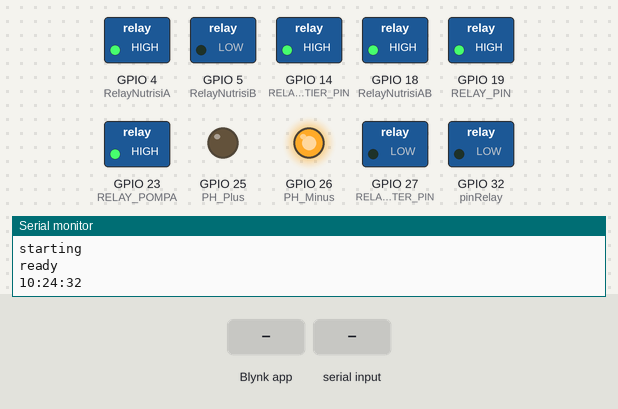
This sketch was run on a simulated ESP32. On the bench: switched loads named in the sketch (green lamp = pin HIGH), output pins drawn as LEDs (lit = HIGH), the last lines printed to the serial monitor. Inputs (shaded band) come from the test bench. WiFi joins after 1.5 s; servers stay silent unless stated; network time is answered at once with the bench clock; the local clock reads 2024-03-15 10:24:30 at power-on unless the sketch sets it.

Above: at 3.0 s.
3.1 s: Blynk app writes 0 to V4
At 4.2 s:
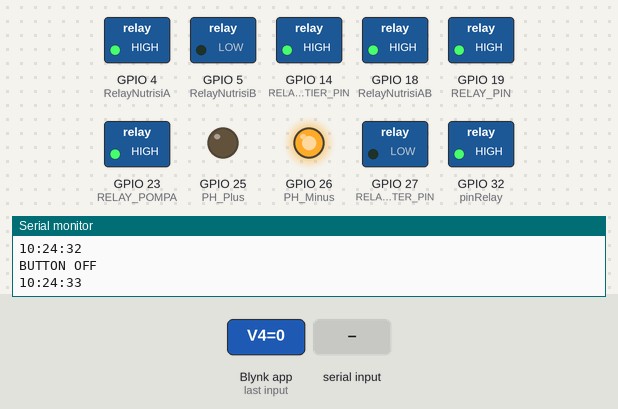
4.6 s: Blynk app writes 1 to V4
At 7.2 s:
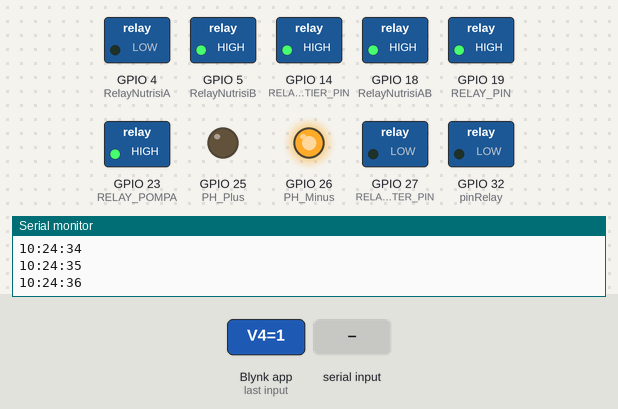
7.6 s: Blynk app writes 1 to V10
At 8.8 s:
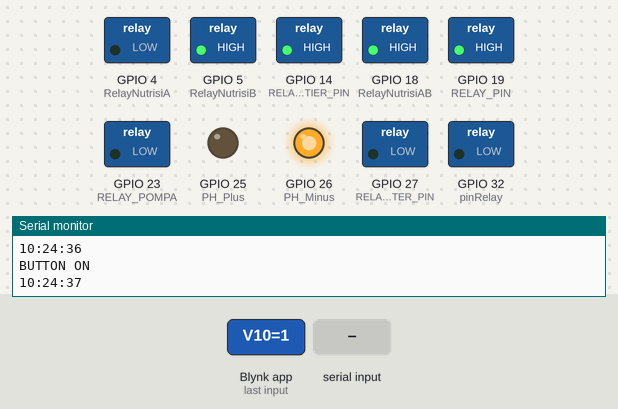
9.1 s: Blynk app writes 0 to V10
At 12.0 s:
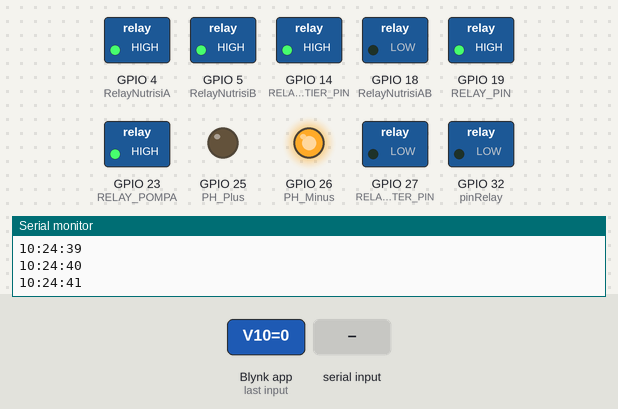
12.1 s: "A90\n" received over Serial
13.6 s: "B90\n" received over Serial
At 14.6 s:
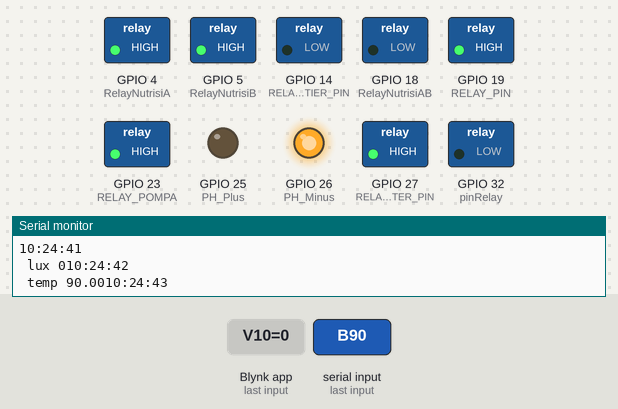
Timing chart, 0 to 23.3 s (numbered marks = the images above; inputs shaded):
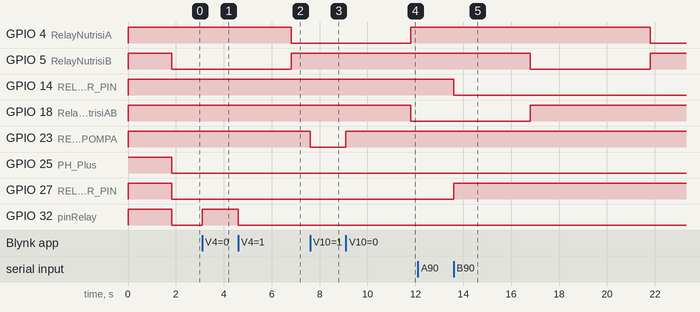

The sketch:

esp32_bFinal.ino
```cpp
#define BLYNK_PRINT Serial
#include <WiFi.h>
#include <WiFiClient.h>
#include <BlynkSimpleEsp32.h>
BlynkTimer timer;

#include <WiFiUdp.h>
#include <NTPClient.h>
const long utcOffsetInSeconds = 25200;
// Define NTP Client to get time
WiFiUDP ntpUDP;
NTPClient timeClient(ntpUDP, "id.pool.ntp.org", utcOffsetInSeconds);


char auth[] = "tRHhVCzZrZkCPWKzf4tR6Y4fo8vps4tX";
char ssid[] = "Salam Sukses";
char pass[] = "sumuaph13";

int lux;
float temperature;
float phValue;
float tdsValue;
float distance_cm;

int jam,menit,detik;

int PH_Plus = 25;
int PH_Minus = 26;

const int RelayNutrisiA = 4;
const int RelayNutrisiB = 5;
const int RelayNutrisiAB = 18;

const int RELAY_PELTIER_PIN = 14;
const int RELAY_HEATER_PIN = 27;

const int pinRelay = 32;   // definisikan Relay pada pin digital 32

const int RELAY_POMPA = 23;
const int RELAY_PIN = 19;

// baca slider
BLYNK_WRITE(V4){
  int pinValue = param.asInt();
  if(pinValue==1){
    Serial.println("BUTTON ON");
    digitalWrite(pinRelay,LOW);
  }
  if(pinValue==0){
    Serial.println("BUTTON OFF");
    digitalWrite(pinRelay,HIGH);
  }
}

BLYNK_WRITE(V10){
  int pinPompa = param.asInt();
  if(pinPompa==1){
    Serial.println("BUTTON ON");
    digitalWrite(RELAY_POMPA,LOW);
  }
  if(pinPompa==0){
    Serial.println("BUTTON OFF");
    digitalWrite(RELAY_POMPA,HIGH);
  }
}

int mytimer=0;
WidgetLCD lcd(V5);
void tasktimer(){
  Blynk.virtualWrite(V0, phValue);
  Blynk.virtualWrite(V1, tdsValue);
  Blynk.virtualWrite(V3, temperature);
  Blynk.virtualWrite(V2, lux);
  Blynk.virtualWrite(V11, distance_cm);

  Blynk.virtualWrite(V20, phValue);
  Blynk.virtualWrite(V21, tdsValue);
  Blynk.virtualWrite(V22, temperature);
  Blynk.virtualWrite(V23, lux);

  Serial.print(jam);
  Serial.print(":");
  Serial.print(menit);
  Serial.print(":");
  Serial.println(detik);

  lcd.clear();
  lcd.print(4, 0, String(jam)+":"+String(menit)+":"+String(detik));
  if(tdsValue < 1050) mytimer++;
}

void setup() {
  pinMode(PH_Plus, OUTPUT);
  pinMode(PH_Minus, OUTPUT);
  pinMode(RelayNutrisiA, OUTPUT);
  pinMode(RelayNutrisiB, OUTPUT);
  pinMode(RelayNutrisiAB, OUTPUT);
  pinMode(RELAY_PELTIER_PIN, OUTPUT);
  pinMode(RELAY_HEATER_PIN, OUTPUT);
  pinMode(pinRelay, OUTPUT);     // definisikan pinRelay sebagai OUTPUT
  pinMode(RELAY_POMPA, OUTPUT);
  pinMode(RELAY_PIN, OUTPUT); // set ESP32 pin to output mode

  digitalWrite(PH_Plus, HIGH);
  digitalWrite(PH_Minus, HIGH);
  digitalWrite(RelayNutrisiA, HIGH);
  digitalWrite(RelayNutrisiB, HIGH);
  digitalWrite(RelayNutrisiAB, HIGH);
  digitalWrite(RELAY_PELTIER_PIN, HIGH);
  digitalWrite(RELAY_HEATER_PIN, HIGH);
  digitalWrite(pinRelay, HIGH);     // definisikan pinRelay sebagai OUTPUT
  digitalWrite(RELAY_POMPA, HIGH);
  digitalWrite(RELAY_PIN, HIGH); // set ESP32 pin to output mode

  Serial2.begin(9600);
  Serial.begin(9600);
  Serial.println("starting");

  Blynk.begin(auth, ssid, pass);
  timer.setInterval(1000, tasktimer); // setting timer per detik
  timeClient.begin();
  Serial.println("ready");

}

String in="";
int lock=0;
void loop() {
  Blynk.run();
  timer.run();
  timeClient.update();

  jam = timeClient.getHours();
  menit = timeClient.getMinutes();
  detik = timeClient.getSeconds();

  if(Serial.available()){
  char c = Serial.read();
  if(isDigit(c) || c=='.' || c=='-') in+=c;
  if(c==' ') in="";

  if(c=='A'){
    lux = in.toFloat();
    in = "";
    Serial.print(" lux ");
    Serial.print(lux);
  }

  if(c=='B'){
    temperature = in.toFloat();
    in = "";
    Serial.print(" temp ");
    Serial.print(temperature);
  }

  if(c=='C'){
    phValue = in.toFloat();
    in = "";
    Serial.print(" ph ");
    Serial.print(phValue);
  }

  if(c=='D'){
    tdsValue = in.toFloat();
    in = "";
    Serial.print(" tds ");
    Serial.print(tdsValue);
  }

  if(c=='E'){
    distance_cm = in.toFloat();
    in = "";
    Serial.print(" jarak ");
    Serial.println(distance_cm);
  }

 }

    if(distance_cm < 9){

    //LOGIKA PH-------------------------------------------
    if ((phValue >= 6.0) && (phValue <= 7.0)) {
       digitalWrite (PH_Plus,  HIGH);  //Perintah Mematikan Pompa UP
       digitalWrite (PH_Minus, HIGH);  //Perintah Mematikan Pompa DOWN

    }
    if (phValue < 6.0) {
      digitalWrite (PH_Plus,  LOW);//Perintah Menyalakan Pompa PH UP
      digitalWrite (PH_Minus, HIGH);//Perintah Mematikan Pompa PH DOWN

    }
    if (phValue > 7.0) {
      digitalWrite (PH_Plus,  HIGH);//Perintah Mematikan Pompa PH UP
      digitalWrite (PH_Minus, LOW);//Perintah Menyalakan Pompa PH DOWN

    }


    if(tdsValue < 1050){

      if(mytimer < 5){
    digitalWrite(RelayNutrisiB,LOW);
    digitalWrite(RelayNutrisiA,HIGH);
    digitalWrite(RelayNutrisiAB,HIGH);
      }

      if(mytimer >= 5 && mytimer < 10){
    digitalWrite(RelayNutrisiB,HIGH);
    digitalWrite(RelayNutrisiA,LOW);
    digitalWrite(RelayNutrisiAB,HIGH);
      }

      if(mytimer >= 10 && mytimer < 15){
    digitalWrite(RelayNutrisiB,HIGH);
    digitalWrite(RelayNutrisiA,HIGH);
    digitalWrite(RelayNutrisiAB,LOW);
      }

      if(mytimer >= 15) mytimer=0;

  }
  else {
    digitalWrite(RelayNutrisiB,HIGH);
    digitalWrite(RelayNutrisiA,HIGH);
    digitalWrite(RelayNutrisiAB,HIGH);
    mytimer=0;
  }

  if(temperature > 30)
  {
    digitalWrite(RELAY_PELTIER_PIN, LOW); // turn on
    digitalWrite(RELAY_HEATER_PIN, HIGH); // turn off
  }
  if(temperature >= 25 && temperature <= 30)
  {
    digitalWrite(RELAY_PELTIER_PIN, HIGH); // turn off
    digitalWrite(RELAY_HEATER_PIN, HIGH); //turn off

  }
  if(temperature < 25)
  {
    digitalWrite(RELAY_HEATER_PIN, LOW); //turn on
    digitalWrite(RELAY_PELTIER_PIN, HIGH); // turn off
  }

    }
    else{
    digitalWrite (PH_Plus,  HIGH);  //Perintah Mematikan Pompa UP
    digitalWrite (PH_Minus, HIGH);  //Perintah Mematikan Pompa DOWN
    digitalWrite(RELAY_HEATER_PIN, HIGH); //turn off
    digitalWrite(RELAY_PELTIER_PIN, HIGH); // turn off
    digitalWrite(RelayNutrisiB,HIGH);
    digitalWrite(RelayNutrisiA,HIGH);
    digitalWrite(RelayNutrisiAB,HIGH);
    digitalWrite(RELAY_PELTIER_PIN, HIGH); // turn off
    digitalWrite(RELAY_HEATER_PIN, HIGH); //turn off
    }

  if(distance_cm >= 9)
    {
      digitalWrite(RELAY_PIN, LOW); // turn on Relay

    }
  else
    {
      digitalWrite(RELAY_PIN, HIGH);  // turn off Relay

    }

   if(jam>=7&&jam<19){
   if(lock==0){
    lock=1;
    digitalWrite(pinRelay,LOW);

   }
   }
   else{
    if(lock==1){
    lock=0;
    digitalWrite(pinRelay,HIGH);

   }
   }

}
```

Measured:
- after the input at 3.1 s, GPIO 32 (pinRelay): LOW → HIGH at once
- after the input at 4.6 s, GPIO 32 (pinRelay): HIGH → LOW at once
- after the input at 7.6 s, GPIO 23 (RELAY_POMPA): HIGH → LOW at once
- after the input at 9.1 s, GPIO 23 (RELAY_POMPA): LOW → HIGH at once
- after the input at 13.6 s, GPIO 14 (RELAY_PELTIER_PIN): HIGH → LOW at once; GPIO 27 (RELAY_HEATER_PIN): LOW → HIGH at once
